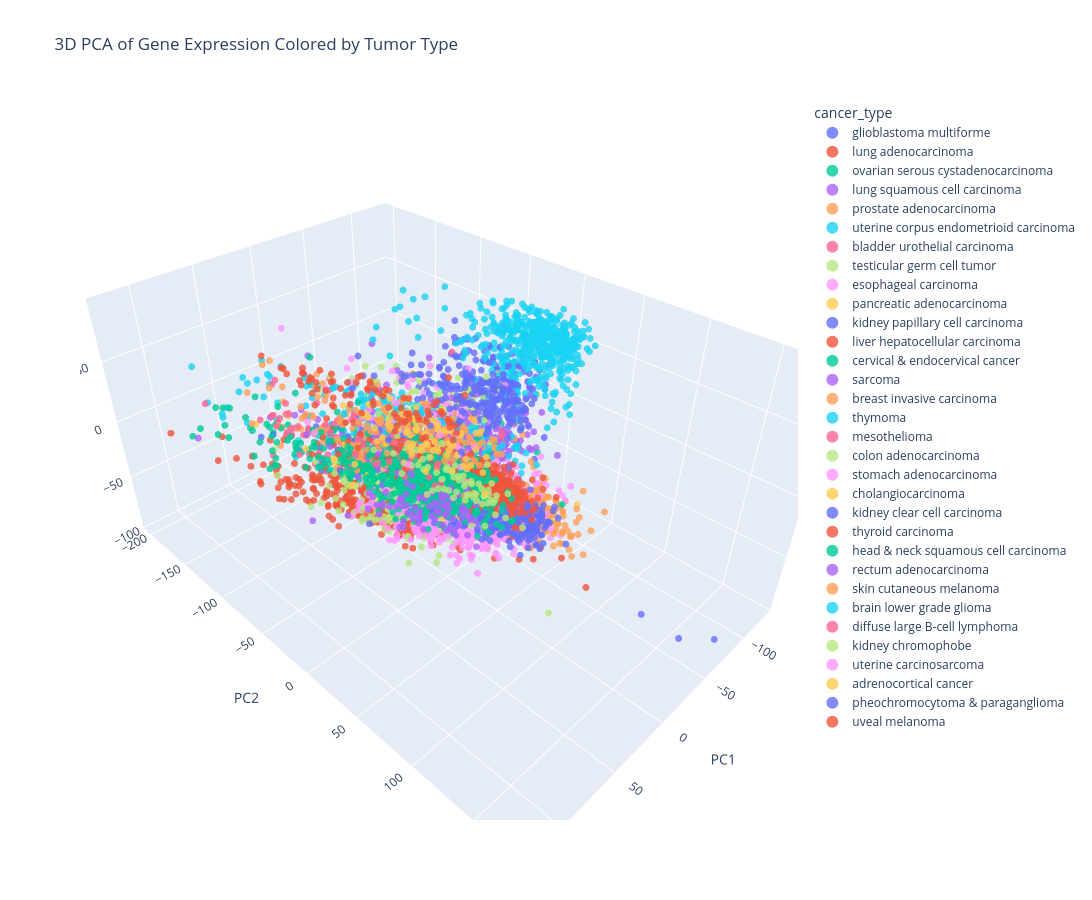

This figure's notebook cell:
### Markdown cell above
The following plot shows how tumors differ along the top three axes of variation:

### Code cell
# 1. Standardize expression matrix and run PCA (3D)
scaler = StandardScaler(with_mean=True, with_std=True)
X_scaled = scaler.fit_transform(X.values)  

pca_3d = PCA(n_components=3, random_state=0)
Z_3d = pca_3d.fit_transform(X_scaled)      

# 2. Build DataFrame with PCA coords + labels
df_pca3d = pd.DataFrame({
    "PC1": Z_3d[:, 0],
    "PC2": Z_3d[:, 1],
    "PC3": Z_3d[:, 2],
    "cancer_type": meta.loc[X.index, "disease"].astype(str),
    "disease": meta.loc[X.index, "disease"].astype(str)
})

color_col = "cancer_type" 

# 3. 3D PCA scatter with plotly 
fig = px.scatter_3d(
    df_pca3d,
    x="PC1",
    y="PC2",
    z="PC3",
    color=color_col,
    hover_data=["cancer_type", "disease"],
    title="3D PCA of Gene Expression Colored by Tumor Type",
)

fig.update_traces(marker=dict(size=4, opacity=0.8))
fig.update_layout(
    legend=dict(
        itemsizing="constant"
    ),
    scene=dict(
        xaxis_title="PC1",
        yaxis_title="PC2",
        zaxis_title="PC3",
    ),
    width=1200,  
    height=900    
)

fig.show()
